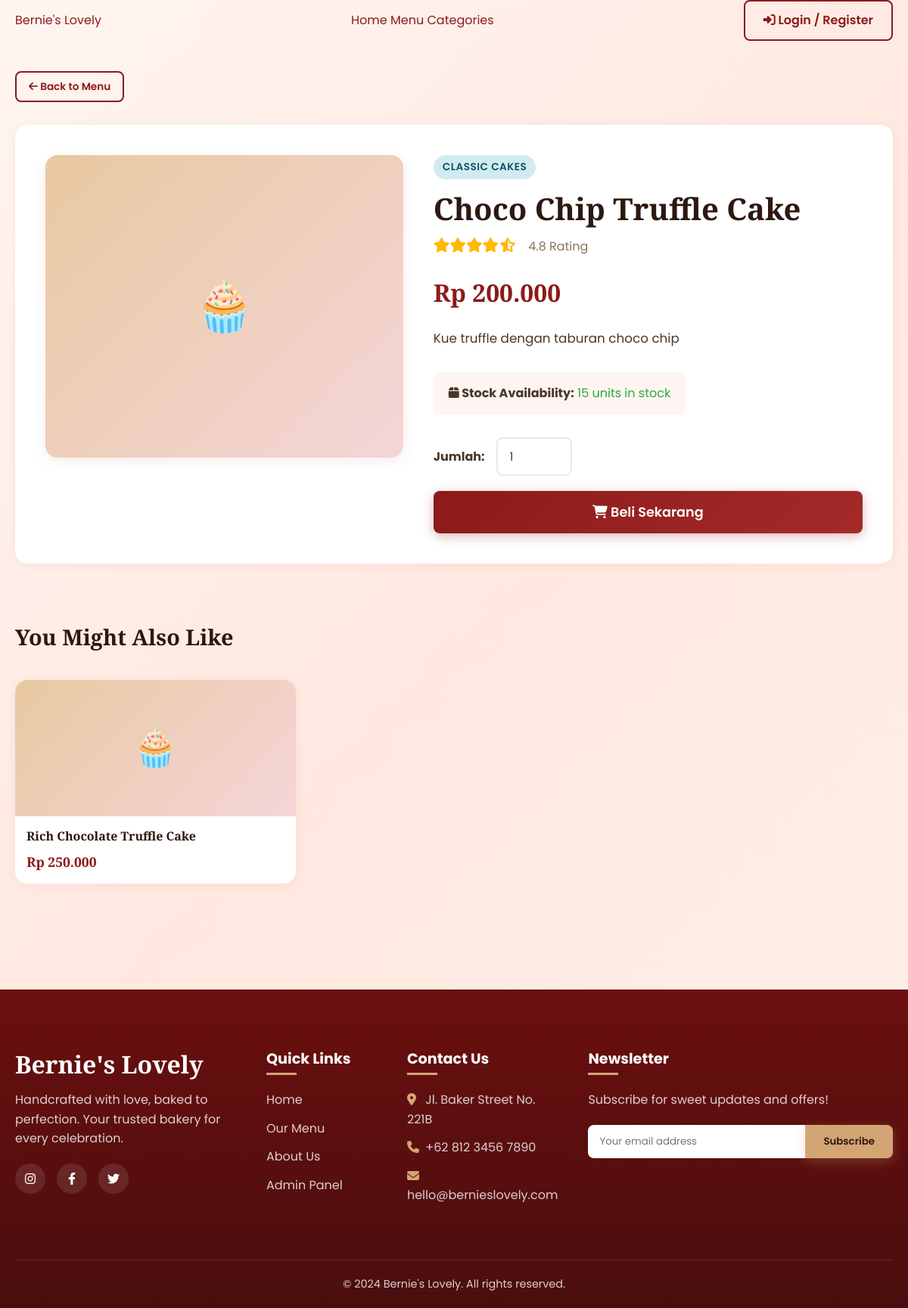
/detail_produk.php?id=PRD002, run on the app's committed database.
### tables this page shows
CREATE TABLE produk (
    id_produk VARCHAR(6) NOT NULL,
    id_kategori VARCHAR(6) NOT NULL,
    nama_produk VARCHAR(150) NOT NULL,
    harga DECIMAL(12,2) NOT NULL,
    stok INT NOT NULL DEFAULT 0,
    gambar VARCHAR(255) DEFAULT NULL,
    deskripsi TEXT,
    rating DECIMAL(2,1) DEFAULT 0.0,
    created_at DATETIME DEFAULT CURRENT_TIMESTAMP,
    PRIMARY KEY (id_produk),
    FOREIGN KEY (id_kategori) REFERENCES kategori(id_kategori) ON DELETE CASCADE ON UPDATE CASCADE
);

CREATE TABLE kategori (
    id_kategori VARCHAR(6) NOT NULL,
    nama_kategori VARCHAR(100) NOT NULL,
    deskripsi TEXT,
    icon VARCHAR(50),
    PRIMARY KEY (id_kategori)
);

### includes/functions.php (called while the page is built, shortened)
<?php
function formatRupiah($angka) {
    return 'Rp ' . number_format($angka, 0, ',', '.');
}
function sanitize($data) {
    return htmlspecialchars(strip_tags(trim($data)));
}
?>

### detail_produk.php (the view, shortened to what this page needs)
<?php
require_once 'config/database.php';
require_once 'includes/functions.php';
$id = isset($_GET['id']) ? sanitize($_GET['id']) : '';
$stmt = $conn->prepare("
    SELECT p.*, k.nama_kategori
    FROM produk p
    JOIN kategori k ON p.id_kategori = k.id_kategori
    WHERE p.id_produk = ?
");
$stmt->bind_param("s", $id);
$stmt->execute();
$result = $stmt->get_result();
$product = $result->fetch_assoc();
$rel_stmt = $conn->prepare("
    SELECT * FROM produk
    WHERE id_kategori = ? AND id_produk != ?
    ORDER BY RAND() LIMIT 4
");
$rel_stmt->bind_param("ss", $product['id_kategori'], $id);
$rel_stmt->execute();
$related = $rel_stmt->get_result();
include 'includes/header.php';
?>
<section class="section" style="padding-top: 40px;">
    <div style="margin-bottom: 30px;">
        <a href="menu.php" class="btn btn-outline btn-sm"><i class="fas fa-arrow-left"></i> Back to Menu</a>
    </div>
    <div class="content-card">
        <div style="display: grid; grid-template-columns: 1fr 1.2fr; gap: 40px; padding: 40px;">
            <div>
                <?php if($product['gambar'] && file_exists('uploads/'.$product['gambar'])): ?>
                    <img src="uploads/<?= $product['gambar'] ?>" alt="<?= htmlspecialchars($product['nama_produk']) ?>" style="width: 100%; border-radius: var(--radius); box-shadow: var(--shadow);">
                <?php else: ?>
                    <div class="no-image" style="height: 400px; border-radius: var(--radius); box-shadow: var(--shadow);">🧁</div>
                <?php endif; ?>
            </div>
            <div>
                <span class="badge badge-info" style="margin-bottom: 15px; font-size: 0.85rem;">
                    <?= htmlspecialchars($product['nama_kategori']) ?>
                </span>
                <h1 style="font-size: 2.5rem; margin-bottom: 10px; font-family: 'Playfair Display', serif;">
                    <?= htmlspecialchars($product['nama_produk']) ?>
                </h1>
                <div class="product-rating" style="font-size: 1.2rem; margin-bottom: 20px; color: #FFB800;">
                    <?php
                    $rating = floatval($product['rating']);
                    for($i=1; $i<=5; $i++) {
                        if($i <= $rating) echo '<i class="fas fa-star"></i>';
                        elseif($i - 0.5 <= $rating) echo '<i class="fas fa-star-half-alt"></i>';
                        else echo '<i class="far fa-star"></i>';
                    }
                    ?>
                    <span style="color: var(--text-muted); font-size: 1rem; margin-left: 10px; font-family: 'Poppins', sans-serif;">
                        <?= number_format($rating, 1) ?> Rating
                    </span>
                </div>
                <div style="font-size: 2rem; font-weight: 700; color: var(--primary); margin-bottom: 20px; font-family: 'Playfair Display', serif;">
                    <?= formatRupiah($product['harga']) ?>
                </div>
                <p style="color: var(--text-body); line-height: 1.8; margin-bottom: 30px; font-size: 1.05rem;">
                    <?= nl2br(htmlspecialchars($product['deskripsi'])) ?>
                </p>
                <div style="background: var(--bg-main); padding: 15px 20px; border-radius: var(--radius-sm); margin-bottom: 30px; display: inline-block;">
                    <strong><i class="fas fa-box"></i> Stock Availability:</strong>
                    <?php if($product['stok'] > 10): ?>
                        <span style="color: var(--success);"><?= $product['stok'] ?> units in stock</span>
                    <?php elseif($product['stok'] > 0): ?>
                        <span style="color: var(--warning);">Only <?= $product['stok'] ?> units left!</span>
                    <?php else: ?>
                        <span style="color: var(--danger);">Out of stock</span>
                    <?php endif; ?>
                </div>
                <div style="margin-bottom: 20px; display: flex; gap: 15px; align-items: center;">
                    <label style="font-weight: bold;">Jumlah:</label>
                    <input type="number" id="qty" value="1" min="1" max="<?= $product['stok'] ?>" class="form-control" style="width: 100px;">
                </div>
                <div>
                    <?php if($product['stok'] > 0): ?>
                    <button class="btn btn-primary" style="padding: 15px 40px; font-size: 1.1rem; width: 100%;" onclick="window.location.href='checkout.php?id=<?= $id ?>&qty=' + document.getElementById('qty').value">
                        <i class="fas fa-shopping-cart"></i> Beli Sekarang
                    </button>
                    <?php else: ?>
                    <button class="btn btn-secondary" style="padding: 15px 40px; font-size: 1.1rem; width: 100%;" disabled>
                        Habis Terjual
                    </button>
                    <?php endif; ?>
                </div>
            </div>
        </div>
    </div>
    <?php if($related->num_rows > 0): ?>
    <div style="margin-top: 80px;">
        <h3 style="font-size: 1.8rem; margin-bottom: 30px; font-family: 'Playfair Display', serif;">You Might Also Like</h3>
        <div class="products-grid">
            <?php while($prod = $related->fetch_assoc()): ?>
            <div class="product-card fade-in">
                <a href="detail_produk.php?id=<?= $prod['id_produk'] ?>" class="product-image" style="height: 180px;">
                    <?php if($prod['gambar'] && file_exists('uploads/'.$prod['gambar'])): ?>
                        <img src="uploads/<?= $prod['gambar'] ?>" alt="<?= htmlspecialchars($prod['nama_produk']) ?>">
                    <?php else: ?>
                        <div class="no-image" style="font-size: 3rem;">🧁</div>
                    <?php endif; ?>
                </a>
                <div class="product-body" style="padding: 15px;">
                    <a href="detail_produk.php?id=<?= $prod['id_produk'] ?>">
                        <h3 class="product-name" style="font-size: 1rem;"><?= htmlspecialchars($prod['nama_produk']) ?></h3>
                    </a>
                    <div class="product-footer">
                        <div class="product-price" style="font-size: 1.1rem;"><?= formatRupiah($prod['harga']) ?></div>
                    </div>
                </div>
            </div>
            <?php endwhile; ?>
        </div>
    </div>
    <?php endif; ?>
</section>
<?php include 'includes/footer.php'; ?>

### assets/css/style.css (style rules this page uses)
:root { --primary: #8B1A1A; --primary-light: #A52A2A; --primary-dark: #6B0F0F; --secondary: #D4A574; --secondary-light: #E8C9A0; --accent: #E8B4B8; --accent-light: #F5D5D8; --bg-main: #FFF5F0; --bg-card: #FFFFFF; --bg-gradient: linear-gradient(135deg, #FFF5F0 0%, #FFE8E0 50%, #FFF0E8 100%); --text-dark: #2D1810; --text-body: #4A3728; --text-muted: #8B7355; --white: #FFFFFF; --success: #28A745; --danger: #DC3545; --warning: #FFC107; --info: #17A2B8; --shadow: 0 4px 20px rgba(139, 26, 26, 0.08); --shadow-hover: 0 12px 40px rgba(139, 26, 26, 0.15); --shadow-card: 0 2px 15px rgba(139, 26, 26, 0.06); --radius: 16px; --radius-sm: 8px; --radius-lg: 24px; --transition: all 0.3s cubic-bezier(0.4, 0, 0.2, 1); }
* { box-sizing: border-box; margin: 0; padding: 0; }
body { font-family: 'Poppins', sans-serif; background: var(--bg-gradient); color: var(--text-body); line-height: 1.6; overflow-x: hidden; }
html { scroll-behavior: smooth; }
h1, h2, h3, h4, h5, h6 { font-family: 'Playfair Display', serif; color: var(--text-dark); line-height: 1.2; }
p, a, span, li, button, input, select, textarea { font-family: 'Poppins', sans-serif; }
a { text-decoration: none; color: var(--primary); transition: var(--transition); }
.btn { display: inline-block; padding: 12px 24px; border-radius: var(--radius-sm); font-weight: 600; cursor: pointer; transition: var(--transition); border: none; text-align: center; text-decoration: none; font-family: 'Poppins', sans-serif; }
.btn-primary { background: linear-gradient(135deg, var(--primary), var(--primary-light)); color: var(--white); box-shadow: 0 4px 15px rgba(139, 26, 26, 0.3); }
.btn-outline { background: transparent; border: 2px solid var(--primary); color: var(--primary); }
.btn-sm { padding: 8px 16px; font-size: 0.85rem; }
.section { padding: 80px 20px; max-width: 1200px; margin: 0 auto; }
.products-grid { display: grid; grid-template-columns: repeat(4, 1fr); gap: 24px; margin-top: 40px; }
.product-card { background: var(--bg-card); border-radius: var(--radius); overflow: hidden; box-shadow: var(--shadow-card); transition: var(--transition); display: flex; flex-direction: column; position: relative; }
.product-image { height: 220px; width: 100%; overflow: hidden; position: relative; }
.product-image img, .product-image .no-image { width: 100%; height: 100%; object-fit: cover; transition: transform 0.5s ease; }
.no-image { background: linear-gradient(135deg, var(--secondary-light), var(--accent-light)); display: flex; align-items: center; justify-content: center; font-size: 4rem; }
.product-body { padding: 20px; display: flex; flex-direction: column; flex: 1; }
.product-name { font-size: 1.1rem; font-weight: 600; color: var(--text-dark); margin-bottom: 8px; line-height: 1.4; }
.product-rating { color: #FFB800; font-size: 0.9rem; }
.product-rating span { color: var(--text-muted); margin-left: 4px; }
.product-footer { display: flex; justify-content: space-between; align-items: center; margin-top: auto; }
.product-price { font-family: 'Playfair Display', serif; font-size: 1.3rem; font-weight: 700; color: var(--primary); }
.content-card { background: white; border-radius: var(--radius); box-shadow: var(--shadow-card); overflow: hidden; margin-bottom: 30px; }
.form-control { width: 100%; padding: 12px 16px; border: 2px solid #f0e6e0; border-radius: var(--radius-sm); font-family: 'Poppins', sans-serif; font-size: 0.95rem; transition: var(--transition); background: white; color: var(--text-body); }
.badge { display: inline-block; padding: 5px 12px; border-radius: 50px; font-size: 0.75rem; font-weight: 600; text-transform: uppercase; letter-spacing: 0.5px; }
.badge-info { background: #d1ecf1; color: #0c5460; }
.fade-in { animation: fadeIn 0.5s ease forwards; }
@media (max-width: 1200px) { .products-grid { grid-template-columns: repeat(3, 1fr); } }

### data on the page
produk: id_kategori.nama_kategori "CLASSIC CAKES", nama_produk "Choco Chip Truffle Cake", rating "4.8", harga "Rp 200.000", deskripsi "Kue truffle dengan taburan choco chip", stok "15"
produk: nama_produk "Rich Chocolate Truffle Cake", harga "Rp 250.000"
